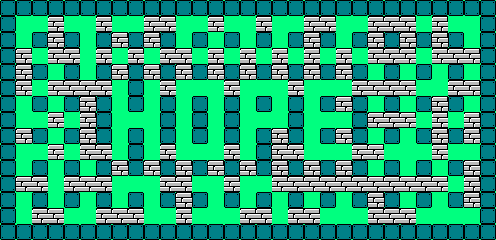

Rendered tile map (Tiled .tmx) drawn with the repository's tilesets; below, a short description and the map source with its tile grids summarised:
An orthogonal 31x15 tile map with 16x16 px tiles, 3 tile layers (Border, Brick, Enemies ) and 333 objects (181x solid, 131x weak, 20x enemy, Player).

<map version="1.0" tiledversion="1.1.4" orientation="orthogonal" renderorder="right-down" width="31" height="15" tilewidth="16" tileheight="16" infinite="0" backgroundcolor="#00ff7f" nextobjectid="492">
 <tileset firstgid="1" name="Block_Brick" tilewidth="16" tileheight="16" tilecount="9" columns="9">
  <image source="../img/Block_Brick.png" width="144" height="16" />
 </tileset>
 <layer name="Border" width="31" height="15">
  <data>[465 cells, 181 non-empty, 1 distinct tile ids]</data>
 </layer>
 <objectgroup name="Border">
  <object id="23" name="Border" type="solid" x="32" y="32" width="16" height="16" />
  <object id="24" name="Border" type="solid" x="64" y="32" width="16" height="16" />
  <object id="25" name="Border" type="solid" x="96" y="32" width="16" height="16" />
  <object id="26" name="Border" type="solid" x="128" y="32" width="16" height="16" />
  <object id="31" name="Border" type="solid" x="160" y="32" width="16" height="16" />
  <object id="32" name="Border" type="solid" x="192" y="32" width="16" height="16" />
  <object id="33" name="Border" type="solid" x="224" y="32" width="16" height="16" />
  <object id="34" name="Border" type="solid" x="256" y="32" width="16" height="16" />
  <object id="35" name="Border" type="solid" x="256" y="64" width="16" height="16" />
  <object id="36" name="Border" type="solid" x="224" y="64" width="16" height="16" />
  <object id="37" name="Border" type="solid" x="192" y="64" width="16" height="16" />
  <object id="38" name="Border" type="solid" x="160" y="64" width="16" height="16" />
  <object id="39" name="Border" type="solid" x="96" y="64" width="16" height="16" />
  <object id="44" name="Border" type="solid" x="64" y="64" width="16" height="16" />
  <object id="45" name="Border" type="solid" x="32" y="64" width="16" height="16" />
  <object id="46" name="Border" type="solid" x="32" y="96" width="16" height="16" />
  <object id="47" name="Border" type="solid" x="32" y="128" width="16" height="16" />
  <object id="48" name="Border" type="solid" x="32" y="160" width="16" height="16" />
  <object id="49" name="Border" type="solid" x="32" y="192" width="16" height="16" />
  <object id="50" name="Border" type="solid" x="64" y="96" width="16" height="16" />
  <object id="51" name="Border" type="solid" x="64" y="128" width="16" height="16" />
  <object id="52" name="Border" type="solid" x="64" y="160" width="16" height="16" />
  <object id="53" name="Border" type="solid" x="64" y="192" width="16" height="16" />
  <object id="54" name="Border" type="solid" x="96" y="192" width="16" height="16" />
  <object id="55" name="Border" type="solid" x="96" y="160" width="16" height="16" />
  <object id="56" name="Border" type="solid" x="128" y="192" width="16" height="16" />
  <object id="57" name="Border" type="solid" x="160" y="192" width="16" height="16" />
  <object id="59" name="Border" type="solid" x="160" y="160" width="16" height="16" />
  <object id="60" name="Border" type="solid" x="192" y="160" width="16" height="16" />
  <object id="61" name="Border" type="solid" x="192" y="192" width="16" height="16" />
  <object id="64" name="Border" type="solid" x="224" y="160" width="16" height="16" />
  <object id="65" name="Border" type="solid" x="224" y="192" width="16" height="16" />
  <object id="66" name="Border" type="solid" x="256" y="192" width="16" height="16" />
  <object id="68" name="Border" type="solid" x="288" y="192" width="16" height="16" />
  <object id="69" name="Border" type="solid" x="288" y="160" width="16" height="16" />
  <object id="70" name="Border" type="solid" x="288" y="64" width="16" height="16" />
  <object id="71" name="Border" type="solid" x="256" y="96" width="16" height="16" />
  <object id="72" name="Border" type="solid" x="288" y="32" width="16" height="16" />
  <object id="82" name="Border" type="solid" x="320" y="32" width="16" height="16" />
  <object id="85" name="Border" type="solid" x="320" y="64" width="16" height="16" />
  <object id="86" name="Border" type="solid" x="352" y="32" width="16" height="16" />
  <object id="87" name="Border" type="solid" x="352" y="64" width="16" height="16" />
  <object id="88" name="Border" type="solid" x="384" y="64" width="16" height="16" />
  <object id="89" name="Border" type="solid" x="384" y="32" width="16" height="16" />
  <object id="91" name="Border" type="solid" x="320" y="96" width="16" height="16" />
  <object id="92" name="Border" type="solid" x="320" y="128" width="16" height="16" />
  <object id="93" name="Border" type="solid" x="320" y="160" width="16" height="16" />
  <object id="100" name="Border" type="solid" x="320" y="192" width="16" height="16" />
  <object id="101" name="Border" type="solid" x="352" y="192" width="16" height="16" />
  <object id="102" name="Border" type="solid" x="384" y="192" width="16" height="16" />
  <object id="103" name="Border" type="solid" x="384" y="160" width="16" height="16" />
  <object id="104" name="Border" type="solid" x="352" y="160" width="16" height="16" />
  <object id="105" name="Border" type="solid" x="384" y="96" width="16" height="16" />
  <object id="106" name="Border" type="solid" x="384" y="128" width="16" height="16" />
  <object id="107" name="Border" type="solid" x="416" y="32" width="16" height="16" />
  <object id="108" name="Border" type="solid" x="416" y="64" width="16" height="16" />
  <object id="109" name="Border" type="solid" x="416" y="96" width="16" height="16" />
  <object id="110" name="Border" type="solid" x="416" y="128" width="16" height="16" />
  <object id="111" name="Border" type="solid" x="416" y="160" width="16" height="16" />
  <object id="112" name="Border" type="solid" x="416" y="192" width="16" height="16" />
  <object id="113" name="Border" type="solid" x="448" y="192" width="16" height="16" />
  <object id="114" name="Border" type="solid" x="448" y="160" width="16" height="16" />
  <object id="115" name="Border" type="solid" x="448" y="128" width="16" height="16" />
  <object id="116" name="Border" type="solid" x="448" y="96" width="16" height="16" />
  <object id="117" name="Border" type="solid" x="448" y="64" width="16" height="16" />
  <object id="118" name="Border" type="solid" x="448" y="32" width="16" height="16" />
  <object id="239" name="Border" type="solid" x="0" y="0" width="16" height="16" />
  <object id="240" name="Border" type="solid" x="16" y="0" width="16" height="16" />
  <object id="241" name="Border" type="solid" x="32" y="0" width="16" height="16" />
  <object id="242" name="Border" type="solid" x="48" y="0" width="16" height="16" />
  <object id="243" name="Border" type="solid" x="64" y="0" width="16" height="16" />
  <object id="244" name="Border" type="solid" x="80" y="0" width="16" height="16" />
  <object id="245" name="Border" type="solid" x="128" y="64" width="16" height="16" />
  <object id="246" name="Border" type="solid" x="128" y="80" width="16" height="16" />
  <object id="247" name="Border" type="solid" x="128" y="96" width="16" height="16" />
  <object id="248" name="Border" type="solid" x="96" y="96" width="16" height="16" />
  <object id="249" name="Border" type="solid" x="96" y="128" width="16" height="16" />
  <object id="250" name="Border" type="solid" x="96" y="112" width="16" height="16" />
  </objectgroup>
 <layer name="Brick" width="31" height="15">
  <data>[465 cells, 131 non-empty, 1 distinct tile ids]</data>
 </layer>
 <objectgroup name="Brick">
  <!-- 152 objects omitted --></objectgroup>
 <layer name="Enemies " width="31" height="15">
  <data>[465 cells, 0 non-empty, 0 distinct tile ids]</data>
 </layer>
 <objectgroup name="Enemies">
  <!-- 21 objects omitted --></objectgroup>
 <objectgroup name="Player">
  <!-- 1 objects omitted --></objectgroup>
</map>
<!-- 255 of 333 objects omitted -->
